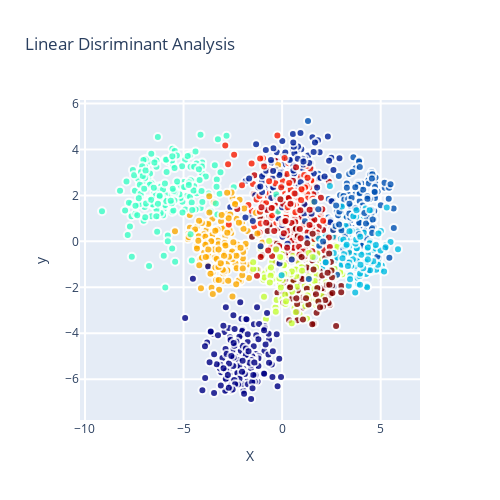

The cell this chart's notebook holds for it:
### Code cell
plot(X_reduced, y, "Linear Disriminant Analysis")

### Figure 1 — Plotly figure (JSON) as saved in the notebook; plotly's stock layout.template omitted (floating-point values rounded to 4 significant figures; data arrays with more than 128 entries replaced by an {"elided": "..."} marker saying what was removed)
{"data": [{"marker": {"color": {"elided": "1797 int values"}, "colorscale": [[0, "rgb(0,0,131)"], [0.2, "rgb(0,60,170)"], [0.4, "rgb(5,255,255)"], [0.6, "rgb(255,255,0)"], [0.8, "rgb(250,0,0)"], [1, "rgb(128,0,0)"]], "line": {"color": "rgb(255, 255, 255)", "width": 2}, "opacity": 0.8, "showscale": false, "size": 8}, "mode": "markers", "showlegend": false, "text": {"elided": "1797 int values"}, "type": "scatter", "x": {"elided": "1797 float values"}, "y": {"elided": "1797 float values"}}], "layout": {"height": 500, "hovermode": "closest", "showlegend": true, "title": {"text": "Linear Disriminant Analysis"}, "width": 500, "xaxis": {"autorange": true, "gridwidth": 2, "range": [-10.25, 6.993], "ticklen": 5, "title": {"text": "X"}, "type": "linear", "zeroline": false}, "yaxis": {"autorange": true, "gridwidth": 2, "range": [-7.773, 6.15], "ticklen": 5, "title": {"text": "y"}, "type": "linear"}}}
